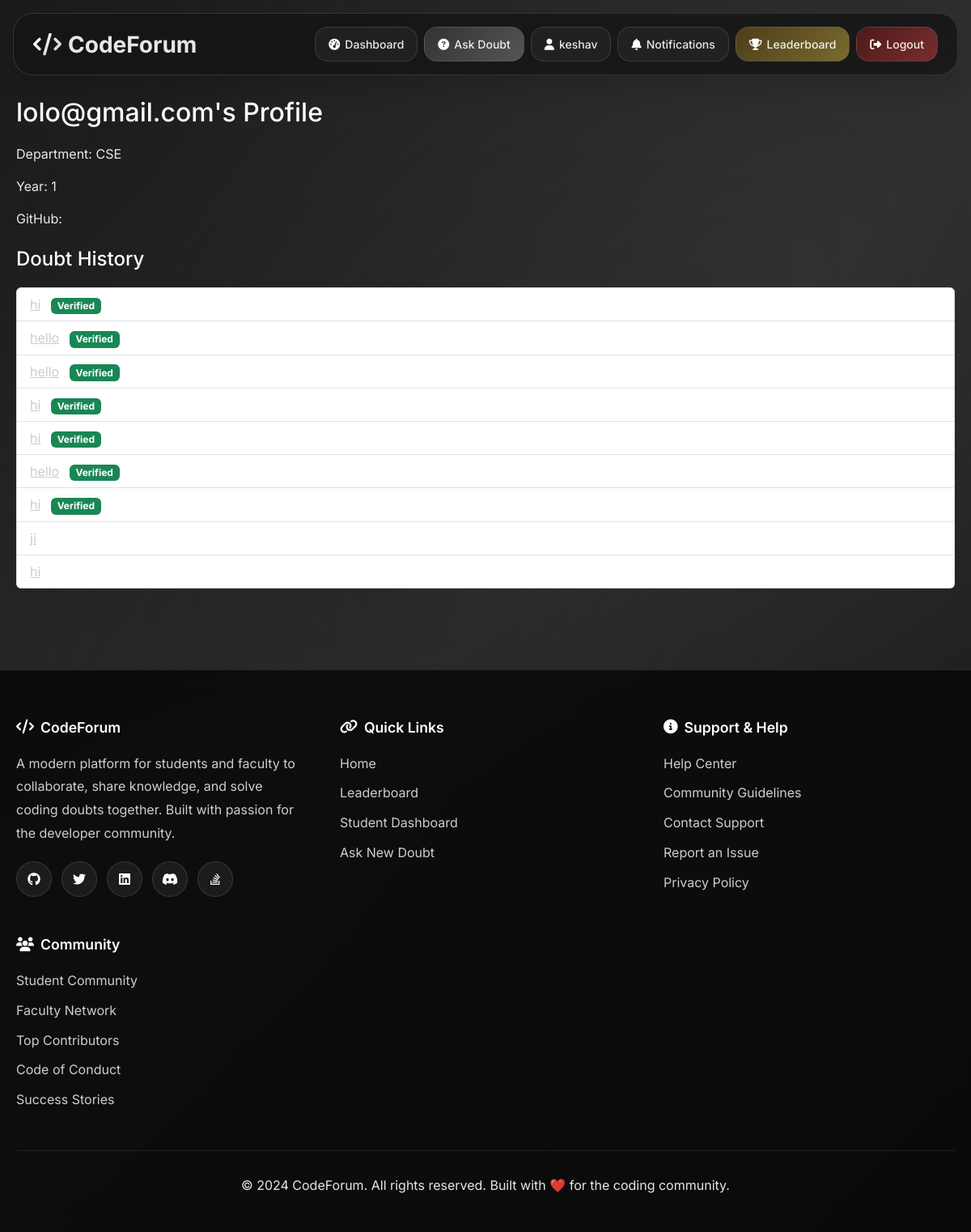
The page /student/lolo@gmail.com/ (signed in) on the database its author committed.
### forum/models.py (models this page shows, shortened)
class User(AbstractUser):
    ROLE_CHOICES = (
        ('student', 'Student'),
        ('faculty', 'Faculty'),
    )
    DEPARTMENT_CHOICES = (
        ('CSE', 'CSE'),
        ('ECE', 'ECE'),
        ('ME', 'Mechanical'),
        ('CE', 'Civil'),
        ('EE', 'Electrical'),
    )
    YEAR_CHOICES = (
        (1, '1st Year'),
        (2, '2nd Year'),
        (3, '3rd Year'),
        (4, '4th Year'),
    )
    role = models.CharField(max_length=10, choices=ROLE_CHOICES)
    department = models.CharField(max_length=20, choices=DEPARTMENT_CHOICES)
    year = models.PositiveSmallIntegerField(choices=YEAR_CHOICES, null=True, blank=True)
    github_url = models.URLField(blank=True, null=True)
    is_verified_faculty = models.BooleanField(default=False)

class Doubt(models.Model):
    student = models.ForeignKey(User, on_delete=models.CASCADE)
    title = models.CharField(max_length=255)
    description = models.TextField()
    code_snippet = models.TextField(blank=True, null=True)
    ai_answer = models.TextField(blank=True, null=True)
    faculty_verified = models.BooleanField(default=False)
    faculty_suggestion = models.TextField(blank=True, null=True)  # ✅ New field
    created_at = models.DateTimeField(auto_now_add=True)
    categories = models.ManyToManyField(Category, blank=True)
    is_public = models.BooleanField(default=True)
    verified_by = models.ForeignKey(User, null=True, blank=True, on_delete=models.SET_NULL, related_name='verified_doubts')

### forum/views.py (the view)
# urls.py: path('student/<str:username>/', views.student_profile, name='student_profile'),
@login_required
def student_profile(request, username):
    student = get_object_or_404(User, username=username, role='student')
    doubts = Doubt.objects.filter(student=student).order_by('-created_at')
    return render(request, 'forum/student_profile.html', {
        'student': student,
        'doubts': doubts,
    })

### forum/templates/forum/student_profile.html
{% extends 'forum/base.html' %}
{% block content %}
<h2>{{ student.username }}'s Profile</h2>
<p>Department: {{ student.department }}</p>
<p>Year: {{ student.year }}</p>
<p>GitHub: <a href="{{ student.github_url }}">{{ student.github_url }}</a></p>
<h4 class="mt-4">Doubt History</h4>
<ul class="list-group">
  {% for doubt in doubts %}
    <li class="list-group-item">
      <a href="{% url 'view_doubt' doubt.id %}">{{ doubt.title }}</a>
      {% if doubt.faculty_verified %}<span class="badge bg-success ms-2">Verified</span>{% endif %}
    </li>
  {% endfor %}
</ul>
{% endblock %}

### forum/templates/forum/base.html (shortened to what this page needs)
<!DOCTYPE html>
<html lang="en">
<head>
    <link href="https://cdn.jsdelivr.net/npm/bootstrap@5.3.2/dist/css/bootstrap.min.css" rel="stylesheet">
    <link href="https://cdnjs.cloudflare.com/ajax/libs/font-awesome/6.4.0/css/all.min.css" rel="stylesheet">
</head>
<body>
    <nav class="modern-navbar fade-in">
        <div class="navbar-content">
            <a class="navbar-brand" href="{% url 'home' %}">
                <i class="fas fa-code"></i>
                <span>CodeForum</span>
            </a>
            <div class="navbar-actions" id="navbarActions">
                {% if user.is_authenticated %}
                    {% if user.role == "student" %}
                        <a href="{% url 'student_dashboard' %}" class="modern-btn btn-outline">
                            <i class="fas fa-tachometer-alt"></i>
                            <span>Dashboard</span>
                        </a>
                        <a href="{% url 'ask_doubt' %}" class="modern-btn btn-primary">
                            <i class="fas fa-question-circle"></i>
                            <span>Ask Doubt</span>
                        </a>
                        <a href="{% url 'student_profile' user.username %}" class="modern-btn btn-outline">
                            <i class="fas fa-user"></i>
                            <span>{{ user.username }}</span>
                        </a>
                        <a href="{% url 'notifications' %}" class="modern-btn btn-outline btn-with-badge">
                            <i class="fas fa-bell"></i>
                            <span>Notifications</span>
                        </a>
                    {% endif %}
                    <a href="{% url 'leaderboard' %}" class="modern-btn btn-warning">
                        <i class="fas fa-trophy"></i>
                        <span>Leaderboard</span>
                    </a>
                    <form method="POST" action="{% url 'logout' %}" style="display: inline;">
                        <button type="submit" class="modern-btn btn-danger">
                            <i class="fas fa-sign-out-alt"></i>
                            <span>Logout</span>
                        </button>
                    </form>
                {% endif %}
            </div>
        </div>
    </nav>
    <div class="main-content">
        <div class="content-wrapper">
            {% block content %}{% endblock %}
        </div>
    </div>
    <footer class="modern-footer">
        <div class="footer-content">
            <div class="footer-grid">
                <div class="footer-section slide-in">
                    <h4>
                        <i class="fas fa-code"></i>
                        CodeForum
                    </h4>
                    <p>A modern platform for students and faculty to collaborate, share knowledge, and solve coding doubts together. Built with passion for the developer community.</p>
                    <div class="social-links">
                        <a href="#" title="GitHub">
                            <i class="fab fa-github"></i>
                        </a>
                        <a href="#" title="Twitter">
                            <i class="fab fa-twitter"></i>
                        </a>
                        <a href="#" title="LinkedIn">
                            <i class="fab fa-linkedin"></i>
                        </a>
                        <a href="#" title="Discord">
                            <i class="fab fa-discord"></i>
                        </a>
                        <a href="#" title="Stack Overflow">
                            <i class="fab fa-stack-overflow"></i>
                        </a>
                    </div>
                </div>
                <div class="footer-section slide-in">
                    <h4>
                        <i class="fas fa-link"></i>
                        Quick Links
                    </h4>
                    <p><a href="{% url 'home' %}">Home</a></p>
                    <p><a href="{% url 'leaderboard' %}">Leaderboard</a></p>
                    {% if user.is_authenticated %}
                        {% if user.role == "student" %}
                            <p><a href="{% url 'student_dashboard' %}">Student Dashboard</a></p>
                            <p><a href="{% url 'ask_doubt' %}">Ask New Doubt</a></p>
                        {% elif user.role == "faculty" %}
                            <p><a href="{% url 'faculty_dashboard' %}">Faculty Dashboard</a></p>
                        {% endif %}
                    {% else %}
                        <p><a href="{% url 'login' %}">Login</a></p>
                        <p><a href="{% url 'signup' %}">Sign Up</a></p>
                    {% endif %}
                </div>
                <div class="footer-section slide-in">
                    <h4>
                        <i class="fas fa-info-circle"></i>
                        Support & Help
                    </h4>
                    <p><a href="#">Help Center</a></p>
                    <p><a href="#">Community Guidelines</a></p>
                    <p><a href="#">Contact Support</a></p>
                    <p><a href="#">Report an Issue</a></p>
                    <p><a href="#">Privacy Policy</a></p>
                </div>
                <div class="footer-section slide-in">
                    <h4>
                        <i class="fas fa-users"></i>
                        Community
                    </h4>
                    <p><a href="#">Student Community</a></p>
                    <p><a href="#">Faculty Network</a></p>
                    <p><a href="#">Top Contributors</a></p>
                    <p><a href="#">Code of Conduct</a></p>
                    <p><a href="#">Success Stories</a></p>
                </div>
            </div>
            <div class="footer-bottom">
                <p>&copy; 2024 CodeForum. All rights reserved. Built with ❤️ for the coding community.</p>
            </div>
        </div>
    </footer>
</body>
</html>

### rows shown on the page
User: username "keshav"
User: username "lolo@gmail.com", department "CSE", year "1"
Doubt: title "hi", faculty_verified "Verified"
Doubt: title "hello", faculty_verified "Verified"
Doubt: title "hello", faculty_verified "Verified"
Doubt: title "hi", faculty_verified "Verified"
Doubt: title "hi", faculty_verified "Verified"
Doubt: title "hello", faculty_verified "Verified"
Doubt: title "hi", faculty_verified "Verified"
Doubt: title "ji"
Doubt: title "hi"
